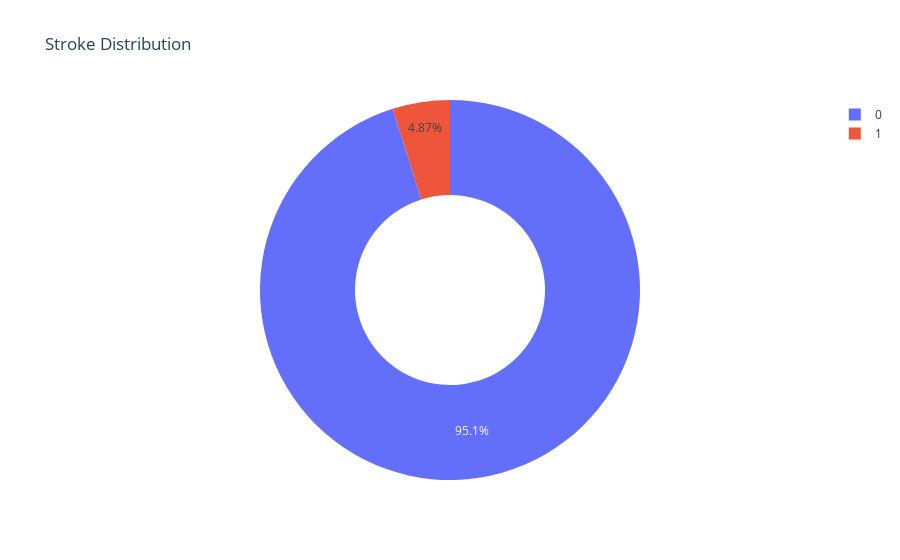

Notebook code for this chart:
### Code cell
pie_graph(df_copy, 'Stroke Distribution', 'stroke')

### Figure 1 — Plotly figure (JSON) as saved in the notebook; plotly's stock layout.template omitted (floating-point values rounded to 4 significant figures)
{"data": [{"hole": 0.5, "labels": [0, 1], "type": "pie", "values": [4861, 249]}], "layout": {"title": {"text": "Stroke Distribution"}}}
